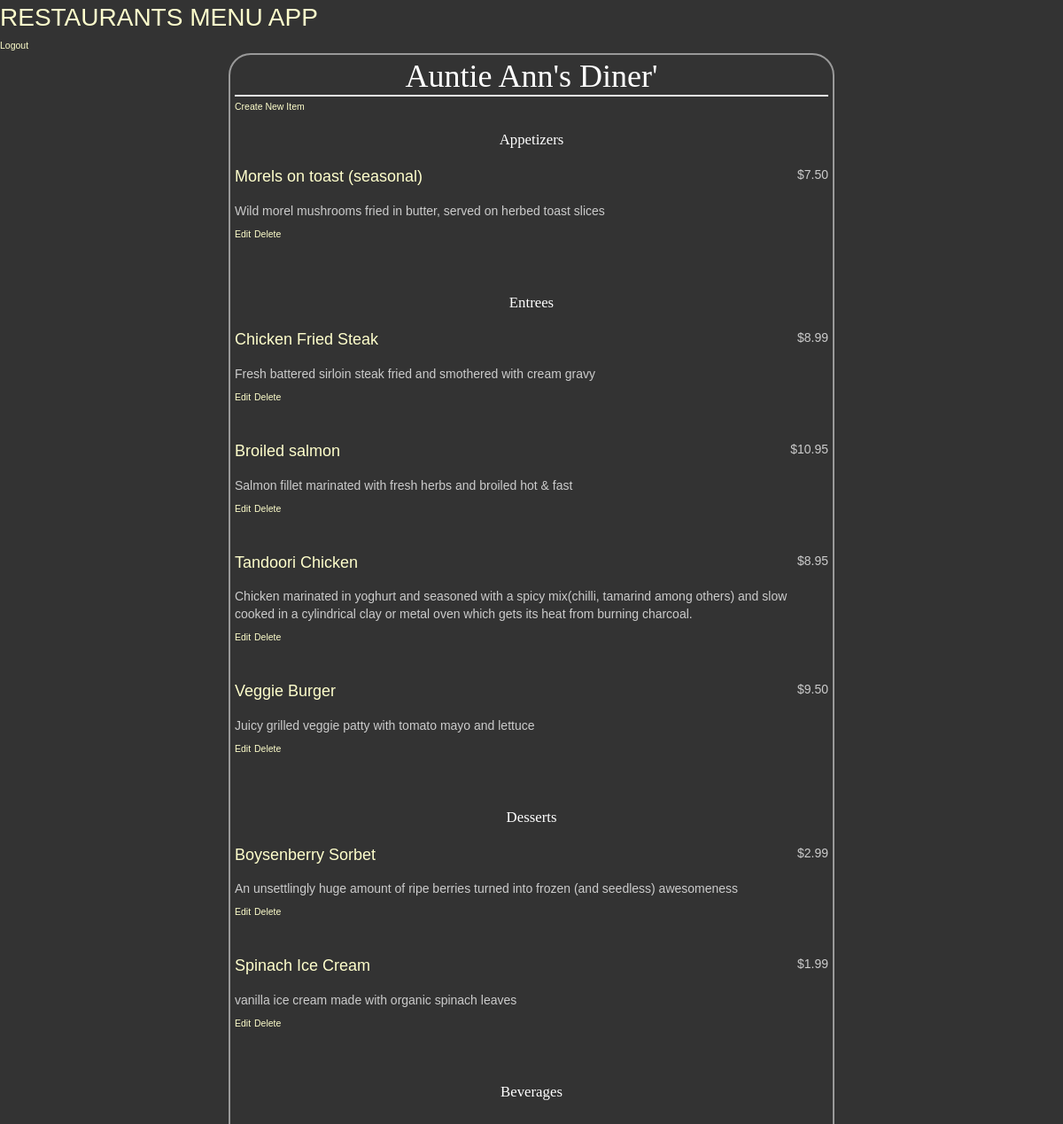
Screenshot of /restaurant/7/menu/ with the database file from the repository.
### database_setup.py (models this page shows, shortened)
class Restaurant(Base):
    __tablename__ = 'restaurant'
    name = Column(String(80), nullable=False)
    id = Column(Integer, primary_key=True)
    user_id = Column(Integer, ForeignKey('user.id'))
    user = relationship(User)

class MenuItem(Base):
    __tablename__ = 'menu_item'
    name = Column(String(80), nullable=False)
    id = Column(Integer, primary_key=True)
    course = Column(String(250))
    description = Column(String(250))
    price = Column(String(8))
    restaurant_id = Column(Integer, ForeignKey('restaurant.id'))
    restaurant = relationship(Restaurant)
    user_id = Column(Integer, ForeignKey('user.id'))
    user = relationship(User)

### finalproject.py (the view)
@app.route('/restaurant/<int:restaurant_id>/')
@app.route('/restaurant/<int:restaurant_id>/menu/')
def showMenu(restaurant_id):
    restaurant = session.query(Restaurant).filter_by(id=restaurant_id).one()
    creator = getUserInfo(restaurant.user_id)
    items = session.query(MenuItem).filter_by(restaurant_id=restaurant_id).all()
    return render_template('menu.html', restaurant=restaurant, items=items, creator=creator)

### finalproject.py (called while the page is built)
def getUserInfo(user_id):
    user = session.query(User).filter_by(id=user_id).one()
    return user

### templates/menu.html (shortened to what this page needs)
{% extends "main.html" %}
{% block content %}
    <div class="pane">
      <h1 class="header">{{ restaurant.name }}</h1>
      <a href="{{ url_for('newMenuItem', restaurant_id=restaurant.id) }}">Create New Item</a>
      <h2 class="header">Appetizers</h2>
      {% for i in items %}
        {% if i.course.lower() == "appetizer" %}
      <div class="name_price">
        <p class="name">{{i.name}}</p>
        <p class="price">{{i.price}}</p>
      </div>
      <p class="description">{{i.description}}</p>
      <div class="edit_delete">
        <a href="{{ url_for('editMenuItem', restaurant_id=restaurant.id, menu_id=i.id) }}">Edit</a>
        <a href="{{ url_for('deleteMenuItem', restaurant_id=restaurant.id, menu_id=i.id) }}">Delete</a>
      </div>
        {% endif %}
      {% endfor %}
      <h2 class="header">Entrees</h2>
      {% for i in items %}
        {% if i.course.lower() == "entree" %}
      <div class="name_price">
        <p class="name">{{i.name}}</p>
        <p class="price">{{i.price}}</p>
      </div>
      <p class="description">{{i.description}}</p>
      <div class="edit_delete">
        <a href="{{ url_for('editMenuItem', restaurant_id=restaurant.id, menu_id=i.id) }}">Edit</a>
        <a href="{{ url_for('deleteMenuItem', restaurant_id=restaurant.id, menu_id=i.id) }}">Delete</a>
      </div>
        {% endif %}
      {% endfor %}
      <h2 class="header">Desserts</h2>
      {% for i in items %}
        {% if i.course.lower() == "dessert" %}
      <div class="name_price">
        <p class="name">{{i.name}}</p>
        <p class="price">{{i.price}}</p>
      </div>
      <p class="description">{{i.description}}</p>
      <div class="edit_delete">
        <a href="{{ url_for('editMenuItem', restaurant_id=restaurant.id, menu_id=i.id) }}">Edit</a>
        <a href="{{ url_for('deleteMenuItem', restaurant_id=restaurant.id, menu_id=i.id) }}">Delete</a>
      </div>
        {% endif %}
      {% endfor %}
      <h2 class="header">Beverages</h2>
    </div>
{% endblock %}

### static/main_style.css (style rules this page uses)
body { font-family: sans-serif; background-color: #333333; }
h1, h2, h3, h4 { color: #FFFFFF; }
h1, h2 { font-family: 'Georgia'; serif; margin: 0; }
h1 { border-bottom: 2px solid #eee; }
h2 { font-size: 1.2em; }
p, dd, dt { color: #CCCCCC; margin: 0; }
a { text-decoration: none; color:#FFFFCC; font-size: .75em; }
.pane { position: relative; width: 60%; border: 2px solid; border-radius: 25px; padding: 5px 5px 15px 5px; margin: 0 auto; border-color: #999999; background-color: #333333; }
.header { left:50%; text-align: center; }
.name { margin: 0; font-size: 18px; width:50%; display: inline-block; float: left; color: #FFFFCC; }
.description { width: 100%; float: left; font-color: #CCCCCC; margin: 15px 0 5px 0; }
.price { text-align: right; width:50%; float: right; }
.edit_delete { display: inline; margin-bottom: 20px; }
.name_price { display: inline; }

### rows the page displays
Restaurant: name "Auntie Ann's Diner'"
MenuItem: name "Morels on toast (seasonal)", price "$7.50", description "Wild morel mushrooms fried in butter, served on herbed toast slices"
MenuItem: name "Chicken Fried Steak", price "$8.99", description "Fresh battered sirloin steak fried and smothered with cream gravy"
MenuItem: name "Broiled salmon", price "$10.95", description "Salmon fillet marinated with fresh herbs and broiled hot & fast"
MenuItem: name "Tandoori Chicken", price "$8.95", description "Chicken marinated in yoghurt and seasoned with a spicy mix(chilli, tamarind among others) and slow cooked in a cylindrical clay or metal oven which gets its heat from burning charcoal."
MenuItem: name "Veggie Burger", price "$9.50", description "Juicy grilled veggie patty with tomato mayo and lettuce"
MenuItem: name "Boysenberry Sorbet", price "$2.99", description "An unsettlingly huge amount of ripe berries turned into frozen (and seedless) awesomeness"
MenuItem: name "Spinach Ice Cream", price "$1.99", description "vanilla ice cream made with organic spinach leaves"
